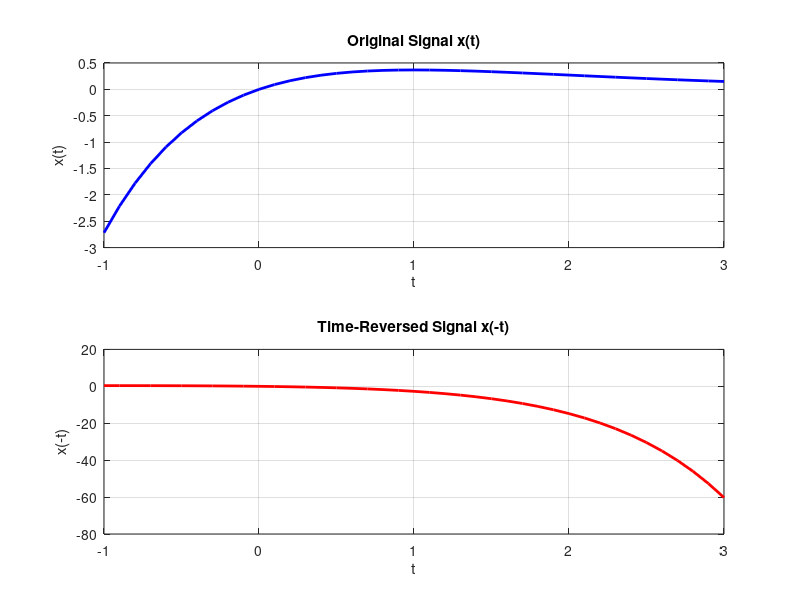

The MATLAB source for this figure:
clc;
clear;
close all;

t = -1:0.1:3;

% Define the original signal x(t)
x_t = t .* exp(-t);

% Define the time-reversed signal x(-t)
x_neg_t = (-t) .* exp(t);

% Plot both signals
figure;
subplot(211);
plot(t, x_t, 'b', 'LineWidth', 2);
xlabel('t'); ylabel('x(t)');
title('Original Signal x(t)');
grid on;

subplot(212);
plot(t, x_neg_t, 'r', 'LineWidth', 2);
xlabel('t'); ylabel('x(-t)');
title('Time-Reversed Signal x(-t)');
grid on;
